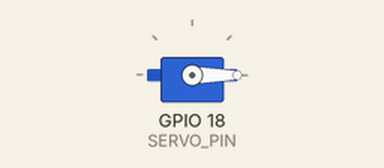
Bench run of a sketch on a simulated ESP32. Shown: servo. What the sketch prints to the serial monitor is not drawn.

Above: at 0.35 s.
At 6.15 s:
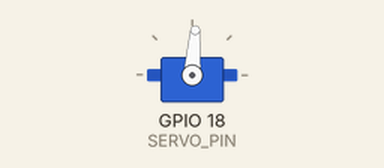
At 11.35 s:
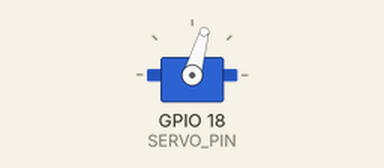
At 11.95 s:
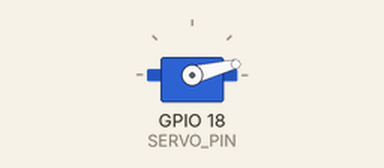
Timing chart, 0 to 15.6 s (numbered marks = the images above):
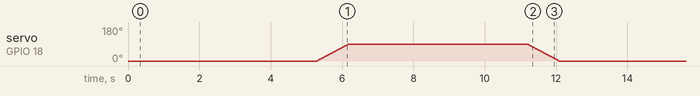

The sketch:

jaluzele_test.ino
```cpp
/*
 * Test jaluzele (servo SG90) — deschidere/închidere GRADUALĂ, la 5 secunde.
 * Servo-ul se mișcă lin (pas cu pas), nu dintr-o smucitură.
 * Serial Monitor la 115200 arată starea.
 *
 * Conectare servo SG90 la ESP32:
 *   maro  -> GND   (masă comună cu ESP32)
 *   roșu  -> 5V / VIN   (NU 3.3V)
 *   galben-> GPIO18  (semnal)
 *
 * Librărie: ESP32Servo (Library Manager).
 */

#include <ESP32Servo.h>

#define SERVO_PIN      18
#define UNGHI_DESCHIS   0     // lamele orizontale (intră lumina)
#define UNGHI_INCHIS   90     // lamele verticale (opac)
#define PAS_GRADE       2     // cât de mare e un pas (mai mic = mai lin)
#define PAUZA_PAS_MS   20     // pauză între pași (mai mare = mai lent)
#define PAUZA_FINAL_MS 5000   // 5 secunde între deschidere și închidere

Servo jaluzea;
int unghi = UNGHI_DESCHIS;

// Mișcare lină de la unghiul curent la unghiul țintă
void misca(int tinta) {
  int pas = (tinta > unghi) ? PAS_GRADE : -PAS_GRADE;
  while (unghi != tinta) {
    unghi += pas;
    // nu depăși ținta la ultimul pas
    if ((pas > 0 && unghi > tinta) || (pas < 0 && unghi < tinta)) unghi = tinta;
    jaluzea.write(unghi);
    delay(PAUZA_PAS_MS);
  }
}

void setup() {
  Serial.begin(115200);
  delay(300);
  ESP32PWM::allocateTimer(0);
  jaluzea.setPeriodHertz(50);
  jaluzea.attach(SERVO_PIN, 500, 2400);

  jaluzea.write(UNGHI_DESCHIS);
  Serial.println("[Jaluzele] Start — DESCHIS");
}

void loop() {
  delay(PAUZA_FINAL_MS);
  Serial.println("[Jaluzele] Se inchid...");
  misca(UNGHI_INCHIS);
  Serial.println("[Jaluzele] INCHIS");

  delay(PAUZA_FINAL_MS);
  Serial.println("[Jaluzele] Se deschid...");
  misca(UNGHI_DESCHIS);
  Serial.println("[Jaluzele] DESCHIS");
}
```
